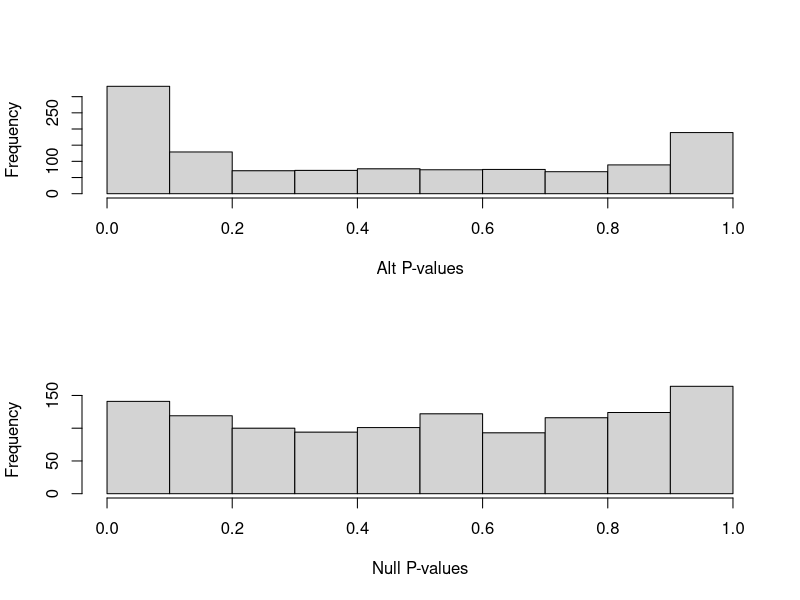
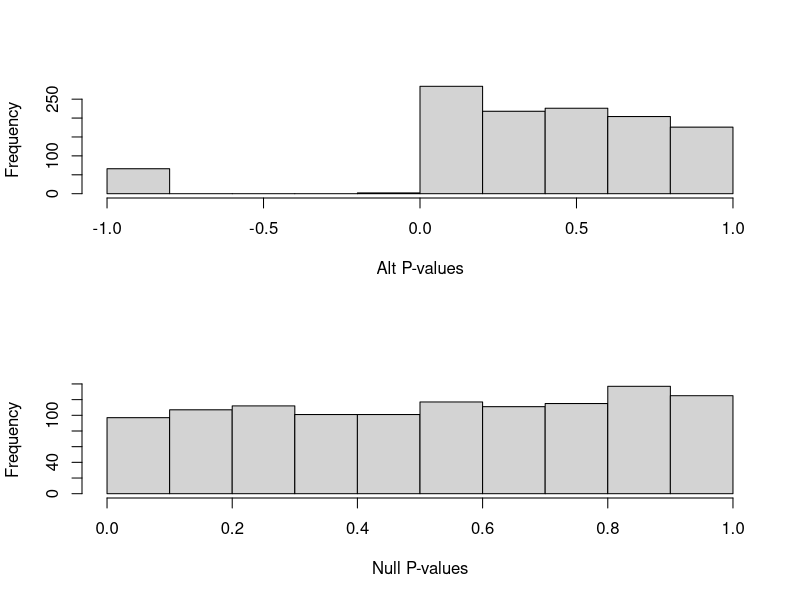

Source code (R) for these figures, in order:
setwd('~/IdeaProjects/pairdas/data/')
alt <- read.table(file = 'alt_results.tsv', header=F)
null <- read.table(file = 'null_results.tsv', header=F)
cairo_pdf(filename = 'p_values_histo.pdf',width = 8,height = 11,onefile = T,family = 'Lekton')
par(mfrow=c(2,1))
hist(alt[,2], xlab='Alt P-values', main="")
hist(null[null[,2]>=0,2], xlab='Null P-values',main="")
dev.off()

alt <- read.table(file = 'alt_results_hot.tsv', header=F)
null <- read.table(file = 'null_results_hot.tsv', header=F)
cairo_pdf(filename = 'p_values_histo_hot.pdf',width = 8,height = 11,onefile = T,family = 'Lekton')
par(mfrow=c(2,1))
hist(alt[,2], xlab='Alt P-values', main="")
hist(null[null[,2]>=0,2], xlab='Null P-values',main="")
dev.off()